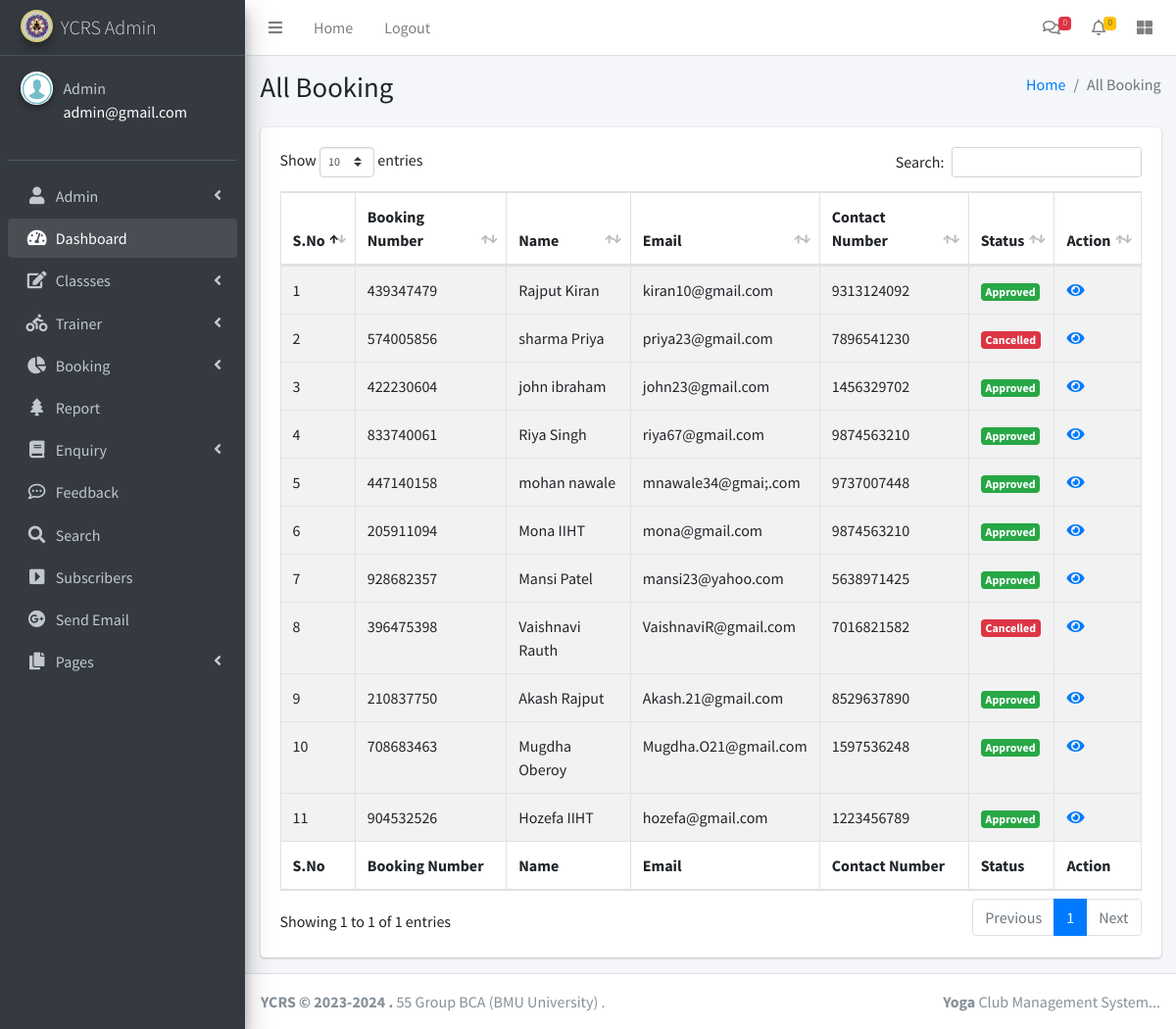
The app's page /all-booking.php (signed in) with its own data.
### tables this page shows
CREATE TABLE `tblbooking` (
  `ID` int NOT NULL,
  `ClassID` int DEFAULT NULL,
  `BookingNumber` int DEFAULT NULL,
  `FirstName` varchar(200) DEFAULT NULL,
  `LastName` varchar(200) DEFAULT NULL,
  `Email` varchar(200) DEFAULT NULL,
  `MobileNumber` bigint DEFAULT NULL,
  `Address` mediumtext,
  `BookingDate` timestamp NULL DEFAULT CURRENT_TIMESTAMP,
  `Remark` mediumtext,
  `Status` varchar(200) DEFAULT NULL,
  `UpdationDate` timestamp NULL DEFAULT NULL ON UPDATE CURRENT_TIMESTAMP
);

### all-booking.php (the view, shortened to what this page needs)
<?php
include('includes/dbconnection.php');
if (strlen($_SESSION['ycrsaid']==0)) {
  header('location:logout.php');
  } else{
?>
<!DOCTYPE html>
<html>
<head>
  <link rel="stylesheet" href="plugins/fontawesome-free/css/all.min.css">
  <link rel="stylesheet" href="https://code.ionicframework.com/ionicons/2.0.1/css/ionicons.min.css">
  <link rel="stylesheet" href="plugins/datatables-bs4/css/dataTables.bootstrap4.min.css">
  <link rel="stylesheet" href="plugins/datatables-responsive/css/responsive.bootstrap4.min.css">
  <link rel="stylesheet" href="dist/css/adminlte.min.css">
</head>
<body class="hold-transition sidebar-mini">
<div class="wrapper">
 <?php include_once('includes/header.php');?>
 <?php include_once('includes/sidebar.php');?>
  <div class="content-wrapper">
    <section class="content-header">
      <div class="container-fluid">
        <div class="row mb-2">
          <div class="col-sm-6">
            <h1>All Booking</h1>
          </div>
          <div class="col-sm-6">
            <ol class="breadcrumb float-sm-right">
              <li class="breadcrumb-item"><a href="dashboard.php">Home</a></li>
              <li class="breadcrumb-item active">All Booking</li>
            </ol>
          </div>
        </div>
      </div>
    </section>
    <section class="content">
      <div class="container-fluid">
        <div class="row">
          <div class="col-12">
             <div class="card">
              <div class="card-body">
                <table id="example1" class="table table-bordered table-striped">
                  <thead>
                  <tr>
                    <th>S.No</th>
                    <th>Booking Number</th>
                    <th>Name</th>
                    <th>Email</th>
                    <th>Contact Number</th>
                    <th>Status</th>
                    <th>Action</th>
                  </tr>
                  </thead>
                  <tbody>
                    <?php
$sql="SELECT * from tblbooking";
$query = $dbh -> prepare($sql);
$query->execute();
$results=$query->fetchAll(PDO::FETCH_OBJ);
$cnt=1;
if($query->rowCount() > 0)
{
foreach($results as $row)
{               ?>
                  <tr>
                    <td><?php echo htmlentities($cnt);?></td>
                    <td><?php  echo htmlentities($row->BookingNumber);?></td>
                    <td><?php  echo htmlentities($row->FirstName);?> <?php  echo htmlentities($row->LastName);?>
                    </td>
                    <td><?php  echo htmlentities($row->Email);?></td>
                    <td> <?php  echo htmlentities($row->MobileNumber);?></td>
                    <?php if($row->Status=="Approved"){ ?>
                      <td>
                     <span class="badge badge-success"><?php  echo htmlentities($row->Status);?></span>
                       </td>
                       <?php } ?>
                       <?php if($row->Status=="Cancelled"){ ?>
                      <td>
                     <span class="badge badge-danger"><?php  echo htmlentities($row->Status);?></span>
                       </td>
                      <?php } ?>
                    <td><a href="view-booking-detail.php?bookingid=<?php echo htmlentities ($row->BookingNumber);?>"><i class="fa fa-eye" aria-hidden="true"></i></a></td>
                  </tr>
                  </tbody><?php $cnt=$cnt+1;}} ?>
                  <tfoot>
                  <tr>
                   <th>S.No</th>
                    <th>Booking Number</th>
                    <th>Name</th>
                    <th>Email</th>
                    <th>Contact Number</th>
                    <th>Status</th>
                    <th>Action</th>
                  </tr>
                  </tfoot>
                </table>
              </div>
            </div>
          </div>
        </div>
      </div>
    </section>
  </div>
 <?php include_once('includes/footer.php');?>
</div>
</body>
</html>
<?php }  ?>

### includes/sidebar.php (shortened to what this page needs)
  <aside class="main-sidebar sidebar-dark-primary elevation-4">
    <a href="dashboard.php" class="brand-link">
      <img src="dist/img/logo.jpg" alt="AdminLTE Logo" class="brand-image img-circle elevation-3"
           style="opacity: .8">
      <span class="brand-text font-weight-light">YCRS Admin</span>
    </a>
    <div class="sidebar">
      <div class="user-panel mt-3 pb-3 mb-3 d-flex">
        <div class="image">
          <img src="dist/img/images.png" class="img-circle elevation-2" alt="User Image">
        </div>
        <div class="info">
          <?php
$aid=$_SESSION['ycrsaid'];
$sql="SELECT AdminName,Email from  tbladmin where ID=:aid";
$query = $dbh -> prepare($sql);
$query->bindParam(':aid',$aid,PDO::PARAM_STR);
$query->execute();
$results=$query->fetchAll(PDO::FETCH_OBJ);
$cnt=1;
if($query->rowCount() > 0)
{
foreach($results as $row)
{               ?>
          <a href="admin-profile.php" class="d-block"><?php  echo $row->AdminName;?></a>
          <p style="color: white"><?php  echo $row->Email;?><?php $cnt=$cnt+1;}} ?></p>
        </div>
      </div>
      <nav class="mt-2">
        <ul class="nav nav-pills nav-sidebar flex-column" data-widget="treeview" role="menu" data-accordion="false">
               <li class="nav-item has-treeview">
            <a href="#" class="nav-link">
              <i class="nav-icon fas fa-user"></i>
              <p>
                Admin
                <i class="right fas fa-angle-left right "></i>
              </p>
            </a>
          </li>
          <li class="nav-item has-treeview menu-open">
            <a href="dashboard.php" class="nav-link">
              <i class="nav-icon fas fa-tachometer-alt"></i>
              <p>
                Dashboard
              </p>
            </a>
          </li>
          <li class="nav-item has-treeview">
            <a href="#" class="nav-link">
              <i class="nav-icon fas fa-edit"></i>
              <p>
                Classses
                <i class="fas fa-angle-left right"></i>
              </p>
            </a>
          </li>
          <li class="nav-item has-treeview">
            <a href="#" class="nav-link">
              <i class="nav-icon fas fa-biking"></i>
              <p>
                Trainer
                <i class="fas fa-angle-left right"></i>
              </p>
            </a>
          </li>
          <li class="nav-item has-treeview">
            <a href="#" class="nav-link">
              <i class="nav-icon fas fa-chart-pie"></i>
              <p>
                Booking
                <i class="right fas fa-angle-left"></i>
              </p>
            </a>
          </li>
          <li class="nav-item has-treeview">
            <a href="between-dates-report.php" class="nav-link">
              <i class="nav-icon fas fa-tree"></i>
              <p>
                Report
              </p>
            </a>
          </li>
          <li class="nav-item has-treeview">
            <a href="#" class="nav-link">
             <i class="nav-icon fas fa-book"></i>
              <p>
                Enquiry
                <i class="fas fa-angle-left right"></i>
              </p>
            </a>
          </li>
          <li class="nav-item has-treeview">
            <a href="show_feedback.php" class="nav-link">
              <i class="nav-icon far fa-comment-dots"></i>
              <p>
                Feedback
              </p>
            </a>
          </li>
          <li class="nav-item has-treeview">
            <a href="search.php" class="nav-link">
              <i class="nav-icon fas fa-search "></i>
              <p>
              Search
              </p>
            </a>
          </li>
           <li class="nav-item has-treeview">
            <a href="sub.php" class="nav-link">
              <i class='nav-icon fas fa-caret-square-right'></i>
              <p>
                Subscribers
              </p>
            </a>
          </li>
          <li class="nav-item has-treeview">
            <a href="Email.php" class="nav-link">
              <i class="nav-icon fab fa-google-plus"></i>
              <p>
                Send Email
              </p>
            </a>
          </li>
        <li class="nav-item has-treeview">
            <a href="#" class="nav-link">
              <i class="nav-icon fas fa-copy"></i>
              <p>
                Pages
                <i class="fas fa-angle-left right"></i>
               </p>
            </a>
          </li>
        </ul>
      </nav>
    </div>
  </aside>

### records on screen
tblbooking: BookingNumber "439347479", FirstName "Rajput", LastName "Kiran", Email "kiran10@gmail.com", MobileNumber "9313124092", Status "Approved"
tblbooking: BookingNumber "574005856", FirstName "sharma", LastName "Priya", Email "priya23@gmail.com", MobileNumber "7896541230", Status "Cancelled"
tblbooking: BookingNumber "422230604", FirstName "john", LastName "ibraham", Email "john23@gmail.com", MobileNumber "1456329702", Status "Approved"
tblbooking: BookingNumber "833740061", FirstName "Riya", LastName "Singh", Email "riya67@gmail.com", MobileNumber "9874563210", Status "Approved"
tblbooking: BookingNumber "447140158", FirstName "mohan", LastName "nawale", Email "mnawale34@gmai;.com", MobileNumber "9737007448", Status "Approved"
tblbooking: BookingNumber "205911094", FirstName "Mona", LastName "IIHT", Email "mona@gmail.com", MobileNumber "9874563210", Status "Approved"
tblbooking: BookingNumber "928682357", FirstName "Mansi", LastName "Patel", Email "mansi23@yahoo.com", MobileNumber "5638971425", Status "Approved"
tblbooking: BookingNumber "396475398", FirstName "Vaishnavi", LastName "Rauth", Email "VaishnaviR@gmail.com", MobileNumber "7016821582", Status "Cancelled"
tblbooking: BookingNumber "210837750", FirstName "Akash", LastName "Rajput", Email "Akash.21@gmail.com", MobileNumber "8529637890", Status "Approved"
tblbooking: BookingNumber "708683463", FirstName "Mugdha", LastName "Oberoy", Email "Mugdha.O21@gmail.com", MobileNumber "1597536248", Status "Approved"
tblbooking: BookingNumber "904532526", FirstName "Hozefa", LastName "IIHT", Email "hozefa@gmail.com", MobileNumber "1223456789", Status "Approved"

### other values on screen
$newenq "0"
$newbooking "0"
$row->AdminName "Admin"
$row->Email "admin@gmail.com"
